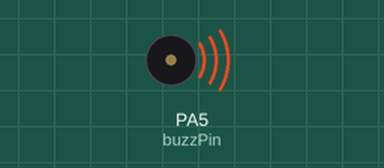
The sketch below on a simulated STM32 Blue Pill. On the bench: buzzer (waves = sounding).

Above: at 0.5 s.
Timing chart, 0 to 4.6 s (numbered marks = the images above):
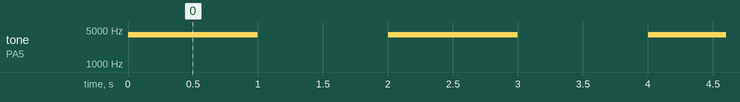

Measured:
- by itself, tone on PA5 (buzzPin): alternates 4000 Hz for 1.0 s and silent for 1.0 s

The sketch:

gpio_control01.ino
```cpp
#define NANO        // NANO 보드인 경우 define
//#define BLUEPILL  // BLUEPILL 보드인 경우 define
//#define NODEMCU   // NODEMCU 보드인 경우 define

#ifdef NANO             // NANO가 정의되면
#define buzzPin 5      // buzzPin을 A2로 하고
#endif                  // #ifdef 사용 후 반드시 #endif

#ifdef BLUEPILL         // BLUEPILL이 정의되면
#define buzzPin PB8    // buzzPin을 PB13로 하고
#endif                  // #ifdef 사용 후 반드시 #endif

#ifdef NODEMCU          // BLUEPILL이 정의되면
#define buzzPin D3      // buzzPin을 D3로 하고
#endif                  // #ifdef 사용 후 반드시 #endif

void setup()
{
}

void loop()
{
   tone(buzzPin, 4000); // tone(pin, frequency)
   delay(1000);

   noTone(buzzPin);     // noTone(pin)
   delay(1000);
}
```
